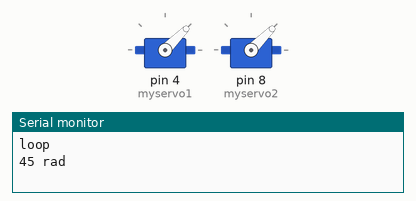
A sketch run on a simulated Arduino Uno, built with avr-gcc and run on an emulated ATmega328P. On the bench: 2 × servo, the last lines printed to the serial monitor.

Above: at 0.1 s.
At 3.1 s:
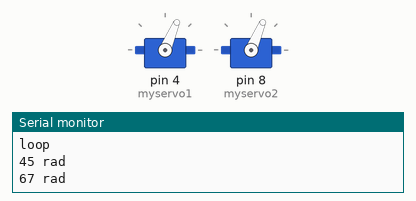
At 6.1 s:
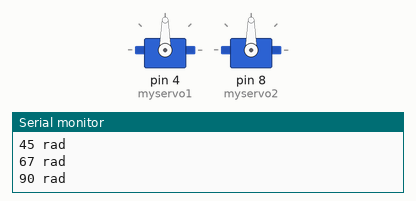
At 12.1 s:
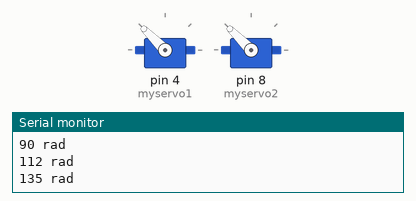
Timing chart, 0 to 13.6 s (numbered marks = the images above):
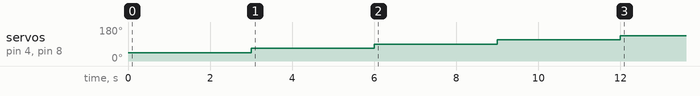

Measured:
- by itself, servo on pin 4 (myservo1), servo on pin 8 (myservo2): 45° → 67° at 3.0 s, → 90° 3.0 s later, → 112° 3.0 s later, → 135° 3.0 s later

The sketch:

servo-test.ino
```cpp
#include <Servo.h>

Servo myservo1;
Servo myservo2;
int DELAY;
int isLoop;

void setup() {
  Serial.begin(9600);
  myservo1.attach(4);
  myservo2.attach(8);
  DELAY = 3000;
}

void loop() {
  if (isLoop == 1) return;
  Serial.println("loop");

  int MY_SIZE = 5;
  int myarray[MY_SIZE] = {45, 67, 90, 112, 135};
  for (int i = 0; i < MY_SIZE; i++) {
    Serial.println(String(myarray[i]) + " rad");
    Serial.println("");
    myservo1.write(myarray[i]);
    myservo2.write(myarray[i]);

    delay(DELAY);

    if (i == MY_SIZE - 1) {
      Serial.println("return");
      Serial.println("");
      myservo1.detach();
      myservo2.detach();
    }
  }

  isLoop = 1;
}
```
